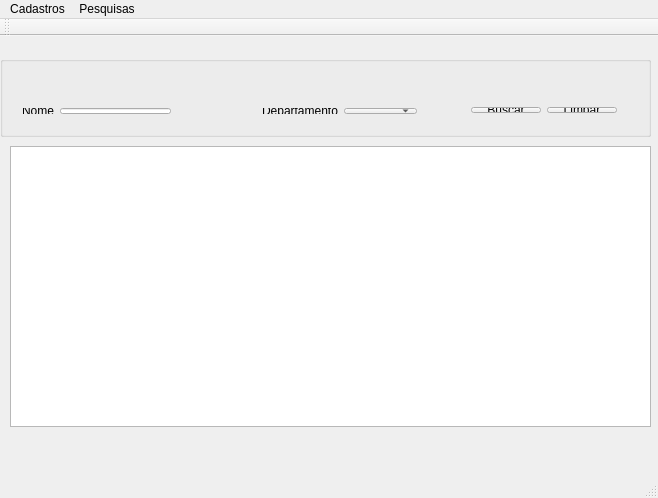
<?xml version="1.0" encoding="UTF-8"?>
<ui version="4.0">
 <class>Principal</class>
 <widget class="QMainWindow" name="Principal">
  <property name="geometry">
   <rect>
    <x>0</x>
    <y>0</y>
    <width>658</width>
    <height>498</height>
   </rect>
  </property>
  <property name="windowTitle">
   <string>Principal</string>
  </property>
  <widget class="QWidget" name="centralWidget">
   <widget class="QGroupBox" name="gpbBusca">
    <property name="geometry">
     <rect>
      <x>0</x>
      <y>20</y>
      <width>651</width>
      <height>81</height>
     </rect>
    </property>
    <property name="title">
     <string/>
    </property>
    <widget class="QWidget" name="layoutWidget">
     <property name="geometry">
      <rect>
       <x>460</x>
       <y>40</y>
       <width>168</width>
       <height>28</height>
      </rect>
     </property>
     <layout class="QHBoxLayout" name="horizontalLayout_3">
      <item>
       <widget class="QPushButton" name="btnBuscar">
        <property name="text">
         <string>Buscar</string>
        </property>
       </widget>
      </item>
      <item>
       <widget class="QPushButton" name="btnLimpar">
        <property name="text">
         <string>Limpar</string>
        </property>
       </widget>
      </item>
     </layout>
    </widget>
    <widget class="QWidget" name="">
     <property name="geometry">
      <rect>
       <x>11</x>
       <y>41</y>
       <width>171</width>
       <height>28</height>
      </rect>
     </property>
     <layout class="QHBoxLayout" name="horizontalLayout">
      <item>
       <widget class="QLabel" name="lblNome">
        <property name="text">
         <string>Nome</string>
        </property>
       </widget>
      </item>
      <item>
       <widget class="QLineEdit" name="txtNome"/>
      </item>
     </layout>
    </widget>
    <widget class="QWidget" name="">
     <property name="geometry">
      <rect>
       <x>251</x>
       <y>41</y>
       <width>177</width>
       <height>28</height>
      </rect>
     </property>
     <layout class="QHBoxLayout" name="horizontalLayout_2">
      <item>
       <widget class="QLabel" name="lblDepartamento">
        <property name="text">
         <string>Departamento</string>
        </property>
       </widget>
      </item>
      <item>
       <widget class="QComboBox" name="cmbDepartamento">
        <property name="sizeIncrement">
         <size>
          <width>0</width>
          <height>0</height>
         </size>
        </property>
       </widget>
      </item>
     </layout>
    </widget>
   </widget>
   <widget class="QTableView" name="tblTabela">
    <property name="geometry">
     <rect>
      <x>10</x>
      <y>110</y>
      <width>641</width>
      <height>281</height>
     </rect>
    </property>
   </widget>
  </widget>
  <widget class="QMenuBar" name="menuBar">
   <property name="geometry">
    <rect>
     <x>0</x>
     <y>0</y>
     <width>658</width>
     <height>23</height>
    </rect>
   </property>
   <widget class="QMenu" name="menuCadastros">
    <property name="title">
     <string>Cadastros</string>
    </property>
    <addaction name="actionDepartamentos"/>
    <addaction name="actionPessoasETelefones"/>
    <addaction name="actionFechar"/>
   </widget>
   <widget class="QMenu" name="menuPesquisas">
    <property name="title">
     <string>Pesquisas</string>
    </property>
   </widget>
   <addaction name="menuCadastros"/>
   <addaction name="menuPesquisas"/>
  </widget>
  <widget class="QToolBar" name="tlbToolBar">
   <property name="windowTitle">
    <string>toolBar</string>
   </property>
   <attribute name="toolBarArea">
    <enum>TopToolBarArea</enum>
   </attribute>
   <attribute name="toolBarBreak">
    <bool>false</bool>
   </attribute>
  </widget>
  <widget class="QStatusBar" name="statusBar"/>
  <action name="actionDepartamentos">
   <property name="icon">
    <iconset resource="recursos_imagens.qrc">
     <normaloff>:/Imagens/Icones/my-profile.png</normaloff>:/Imagens/Icones/my-profile.png</iconset>
   </property>
   <property name="text">
    <string>Departamentos</string>
   </property>
  </action>
  <action name="actionPessoasETelefones">
   <property name="icon">
    <iconset resource="recursos_imagens.qrc">
     <normaloff>:/Imagens/Icones/receptionist.png</normaloff>:/Imagens/Icones/receptionist.png</iconset>
   </property>
   <property name="text">
    <string>Pessoas e Telefones</string>
   </property>
  </action>
  <action name="actionFechar">
   <property name="icon">
    <iconset resource="recursos_imagens.qrc">
     <normaloff>:/Imagens/Icones/click-to-call.png</normaloff>:/Imagens/Icones/click-to-call.png</iconset>
   </property>
   <property name="text">
    <string>Fechar</string>
   </property>
  </action>
 </widget>
 <layoutdefault spacing="6" margin="11"/>
 <resources>
  <include location="recursos_imagens.qrc"/>
 </resources>
 <connections>
  <connection>
   <sender>btnLimpar</sender>
   <signal>clicked()</signal>
   <receiver>txtNome</receiver>
   <slot>clear()</slot>
   <hints>
    <hint type="sourcelabel">
     <x>586</x>
     <y>107</y>
    </hint>
    <hint type="destinationlabel">
     <x>117</x>
     <y>107</y>
    </hint>
   </hints>
  </connection>
 </connections>
 <designerdata>
  <property name="gridDeltaX">
   <number>10</number>
  </property>
  <property name="gridDeltaY">
   <number>10</number>
  </property>
  <property name="gridSnapX">
   <bool>true</bool>
  </property>
  <property name="gridSnapY">
   <bool>true</bool>
  </property>
  <property name="gridVisible">
   <bool>true</bool>
  </property>
 </designerdata>
</ui>
